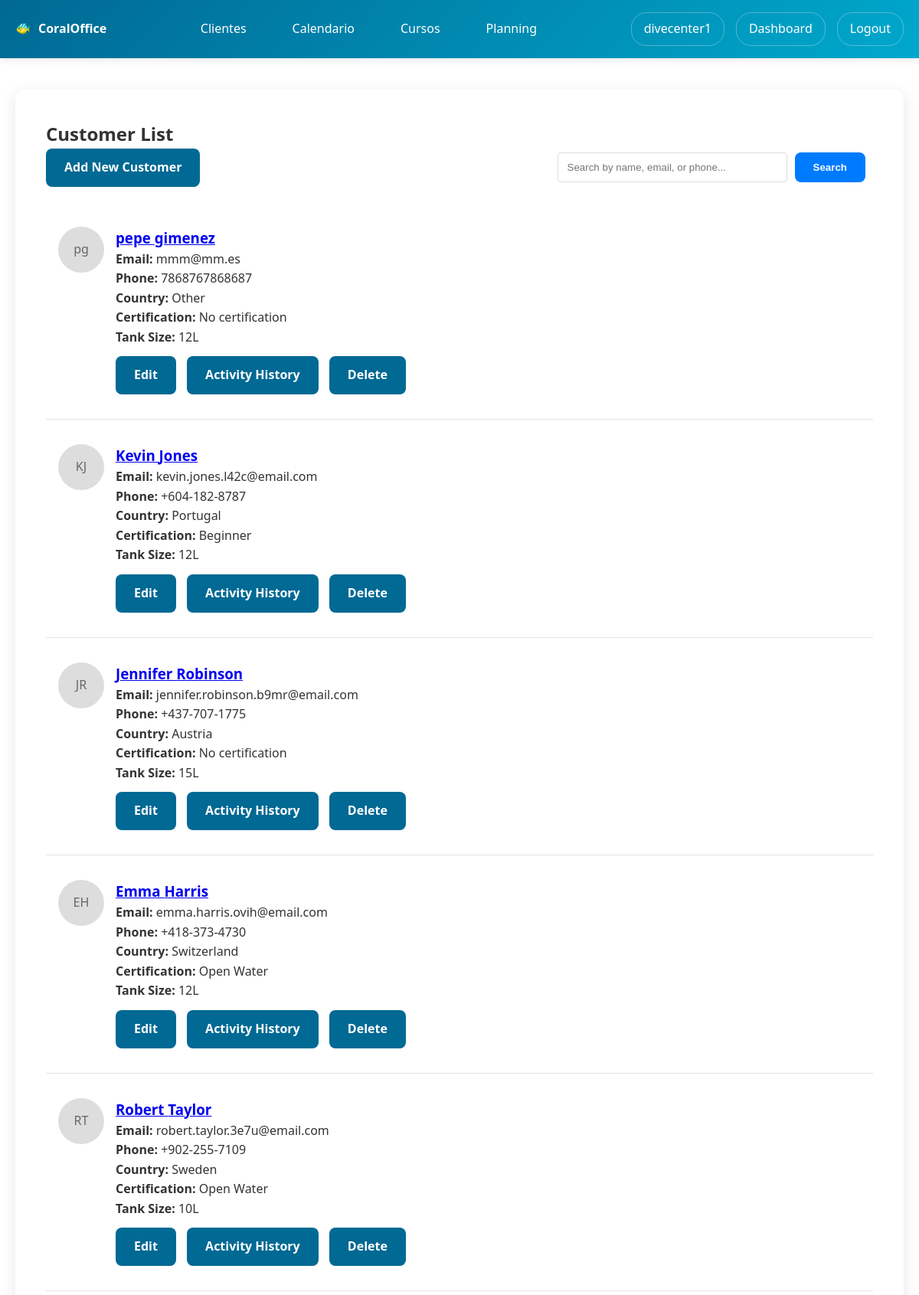
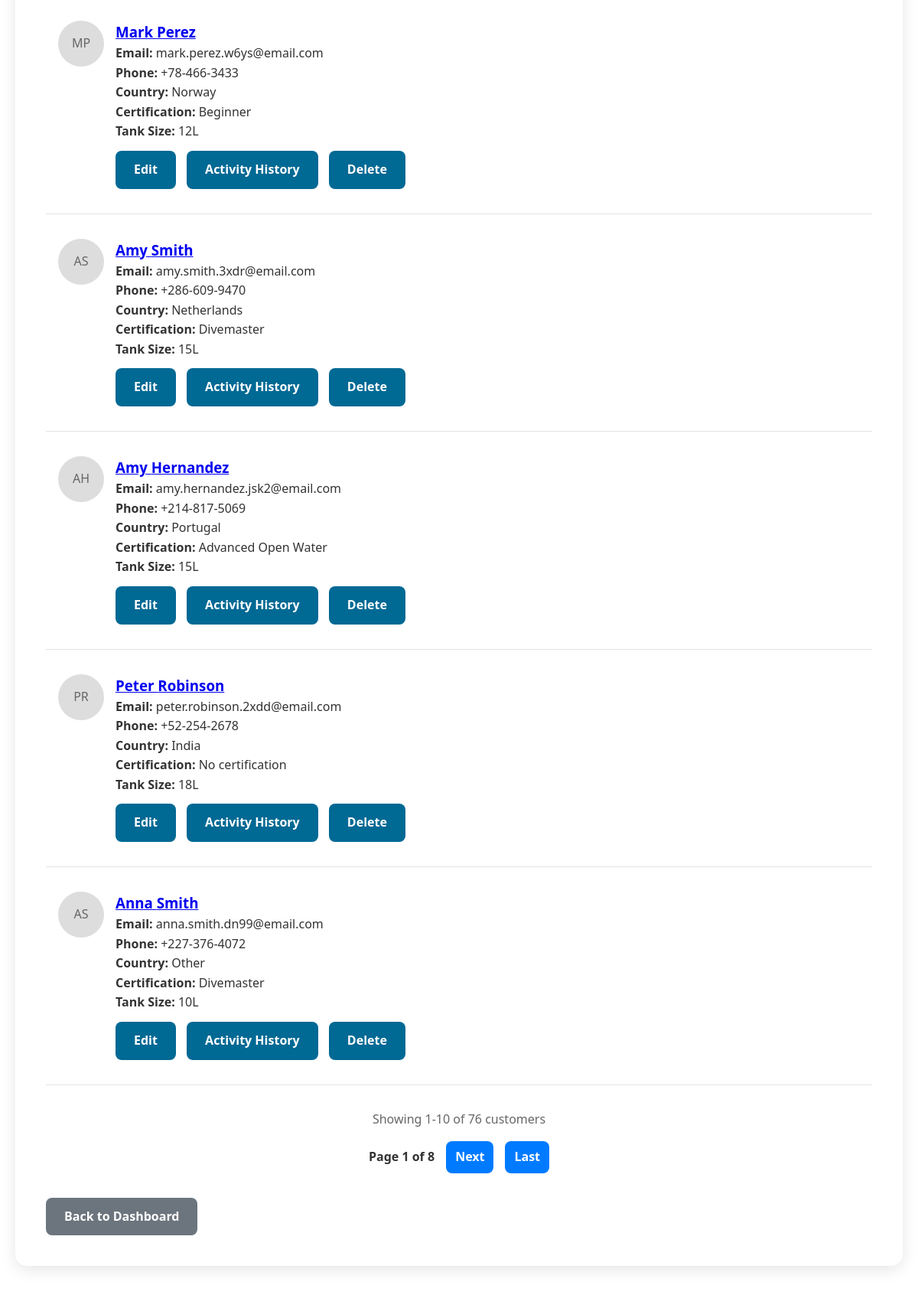
Screenshot of /users/customers/ (signed in, upper part) with the database file from the repository (2 pictures, top to bottom).
### users/models.py (models this page shows, shortened)
class Customer(models.Model):
    DIVING_LEVEL_CHOICES = [
        ('NONE', 'No certification'),
        ('BEGINNER', 'Beginner'),
        ('OPEN_WATER', 'Open Water'),
        ('ADVANCED_OPEN_WATER', 'Advanced Open Water'),
        ('RESCUE_DIVER', 'Rescue Diver'),
        ('DIVEMASTER', 'Divemaster'),
        ('INSTRUCTOR', 'Instructor'),
    ]
    LANGUAGE_CHOICES = [
        ('EN', 'English'),
        ('ES', 'Spanish'),
        ('FR', 'French'),
        ('CAT', 'Catalan'),
        ('OTHER', 'Other'),
    ]
    COUNTRY_CHOICES = [
        ('US', 'United States'),
        ('CA', 'Canada'),
        ('GB', 'United Kingdom'),
        ('FR', 'France'),
        ('DE', 'Germany'),
        ('IT', 'Italy'),
        ('ES', 'Spain'),
        ('PT', 'Portugal'),
        ('NL', 'Netherlands'),
        ('BE', 'Belgium'),
        ('CH', 'Switzerland'),
        ('AT', 'Austria'),
        ('SE', 'Sweden'),
        ('NO', 'Norway'),
        ('DK', 'Denmark'),
        ('FI', 'Finland'),
        ('IN', 'India'),
        ('OTHER', 'Other'),
    ]
    diving_center = models.ForeignKey(User, on_delete=models.CASCADE, related_name='customers')
    first_name = models.CharField(max_length=50)
    last_name = models.CharField(max_length=50)
    email = models.EmailField()
    phone_number = models.CharField(max_length=20)
    country = models.CharField(max_length=10, choices=COUNTRY_CHOICES, default='OTHER')
    language = models.CharField(max_length=10, choices=LANGUAGE_CHOICES, default='EN')
    birthday = models.DateField(null=True, blank=True)
    certification_level = models.CharField(max_length=50, choices=DIVING_LEVEL_CHOICES, default='NONE')
    emergency_contact = models.CharField(max_length=100, blank=True)
    medical_conditions = models.TextField(blank=True)
    weight = models.FloatField(null=True, blank=True, help_text="Weight in kg")
    height = models.FloatField(null=True, blank=True, help_text="Height in cm")
    foot_size = models.FloatField(null=True, blank=True, help_text="Foot size (EU)")
    default_tank_size = models.CharField(max_length=10, choices=[
        ('10L', '10 Liters'),
        ('12L', '12 Liters'),
        ('15L', '15 Liters'),
        ('18L', '18 Liters'),
    ], default='12L', help_text="Default tank size for this customer")
    profile_picture = models.ImageField(upload_to='customer_profiles/', null=True, blank=True)
    diving_licence = models.FileField(upload_to='customer_documents/licences/', null=True, blank=True)
    diving_insurance = models.FileField(upload_to='customer_documents/insurance/', null=True, blank=True)
    medical_check = models.FileField(upload_to='customer_documents/medical/', null=True, blank=True)
    created_at = models.DateTimeField(auto_now_add=True)

### users/views.py (the view, shortened to what this page needs)
# urls.py: path('customers/', views.customer_list, name='customer_list'),
@login_required
def customer_list(request):
    if not request.user.userprofile.is_diving_center:
        messages.error(request, 'Access denied.')
        return redirect('users:profile')
    customers = Customer.objects.filter(diving_center=request.user)
    search_query = request.GET.get('search', '').strip()
    from django.core.paginator import Paginator
    paginator = Paginator(customers, 10)  # Show 10 customers per page
    page_number = request.GET.get('page')
    customers_page = paginator.get_page(page_number)
    return render(request, 'users/customer_list.html', {
        'customers': customers_page,
        'search_query': search_query,
        'total_customers': customers.count()
    })

### users/templates/users/customer_list.html (shortened to what this page needs)
{% extends 'users/base.html' %}
{% block users_content %}
<h2>Customer List</h2>
<div style="display: flex; justify-content: space-between; align-items: center; margin-bottom: 20px;">
    <a href="{% url 'users:add_customer' %}" class="btn">Add New Customer</a>
    <form method="get" style="display: flex; gap: 10px;">
        <input type="text" name="search" value="{{ search_query|default:'' }}"
               placeholder="Search by name, email, or phone..."
               style="padding: 8px 12px; border: 1px solid #ddd; border-radius: 4px; width: 300px;">
        <button type="submit" class="btn" style="background-color: #007bff;">
             Search
        </button>
    </form>
</div>
{% for customer in customers %}
            <div class="customer-card" style="border-bottom: 1px solid #e3e3e3; padding: 2rem 1rem;">
                <div style="display: flex; align-items: start; gap: 15px;">
                    <div style="flex-shrink: 0;">
                        {% if customer.profile_picture %}
                            <img src="{{ customer.profile_picture.url }}" alt="{{ customer.first_name }}" style="width: 60px; height: 60px; border-radius: 50%; object-fit: cover;">
                        {% else %}
                            <div style="width: 60px; height: 60px; border-radius: 50%; background: #ddd; display: flex; align-items: center; justify-content: center; color: #666;">
                                {{ customer.first_name.0 }}{{ customer.last_name.0 }}
                            </div>
                        {% endif %}
                    </div>
                    <div style="flex: 1;">
                        <h3><a href="{% url 'users:edit_customer' customer.id %}">{{ customer.first_name }} {{ customer.last_name }}</a></h3>
                        <p><strong>Email:</strong> {{ customer.email }}</p>
                        <p><strong>Phone:</strong> {{ customer.phone_number }}</p>
                        <p><strong>Country:</strong> {{ customer.get_country_display }}</p>
                        <p><strong>Certification:</strong> {{ customer.get_certification_level_display }}</p>
                        <p style="margin-bottom: .75rem;"><strong>Tank Size:</strong> {{ customer.default_tank_size }}</p>
                        <div class="customer-actions">
                            <a href="{% url 'users:edit_customer' customer.id %}" class="btn btn-edit">Edit</a>
                            <a href="{% url 'users:customer_activity_history' customer.id %}" class="btn btn-history">Activity History</a>
                            <a href="{% url 'users:delete_customer' customer.id %}" class="btn btn-delete">Delete</a>
                        </div>
                    </div>
                </div>
            </div>
            {% endfor %}
{% if customers.has_other_pages %}
<div class="pagination-container" style="margin: 2rem 0; text-align: center;">
    <div class="pagination-info" style="margin-bottom: 1rem; color: #666;">
        Showing {{ customers.start_index }}-{{ customers.end_index }} of {{ total_customers }} customer{{ total_customers|pluralize }}
    </div>
    <div class="pagination" style="display: inline-flex; gap: 5px; align-items: center;">
        <span style="margin: 0 10px; font-weight: bold;">
            Page {{ customers.number }} of {{ customers.paginator.num_pages }}
        </span>
        {% if customers.has_next %}
            <a href="?page={{ customers.next_page_number }}{% if search_query %}&search={{ search_query }}{% endif %}" class="btn" style="padding: 8px 12px; background-color: #007bff;">Next</a>
            <a href="?page={{ customers.paginator.num_pages }}{% if search_query %}&search={{ search_query }}{% endif %}" class="btn" style="padding: 8px 12px; background-color: #007bff;">Last</a>
        {% endif %}
    </div>
</div>
{% endif %}
<a href="{% url 'users:diving_center_dashboard' %}" class="btn" style="background: #6c757d;">Back to Dashboard</a>
{% endblock %}

### users/templates/users/base.html (shortened to what this page needs)
{% extends 'home/base.html' %}
{% block content %}
<div class="container">
    <div style="background: white; padding: 40px; border-radius: 15px; box-shadow: 0 5px 20px rgba(0,0,0,0.1);">
        {% block users_content %}
        {% endblock %}
    </div>
</div>
{% endblock %}

### home/templates/home/base.html (shortened to what this page needs)
<!DOCTYPE html>
<html lang="en">
<head>
</head>
<body>
    <header class="header">
        <nav class="nav-container">
            <div class="logo">CoralOffice</div>
            <ul class="nav-menu">
                {% if user.is_authenticated and user.userprofile.is_diving_center %}
                    <li><a href="{% url 'users:customer_list' %}">Clientes</a></li>
                    <li><a href="{% url 'users:calendar_view' %}">Calendario</a></li>
                <li><a href="{% url 'users:courses_list' %}">Cursos</a></li>
<li><a href="{% url 'users:staff_planning' %}">Planning</a></li>
                {% else %}
                    <li><a href="{% url 'home:home' %}">Home</a></li>
                    <li><a href="{% url 'home:services' %}">Services</a></li>
                    <li><a href="{% url 'home:about' %}">About</a></li>
                    <li><a href="{% url 'home:contact' %}">Contact</a></li>
                {% endif %}
            </ul>
            <div class="user-menu">
                {% if user.is_authenticated %}
                    <a href="{% url 'users:profile' %}">{{ user.username }}</a>
                    {% if user.userprofile.is_diving_center %}
                        <a href="{% url 'users:diving_center_dashboard' %}">Dashboard</a>
                    {% endif %}
                    <a href="{% url 'users:logout' %}">Logout</a>
                {% else %}
                    <a href="{% url 'users:login' %}">Login</a>
                {% endif %}
            </div>
        </nav>
    </header>
    <main class="main-content">
        {% block content %}
        {% endblock %}
    </main>
</body>
</html>

### home/templates/home/base.html (style rules this page uses)
* { margin: 0; padding: 0; box-sizing: border-box; }
body { font-family: 'Segoe UI', Tahoma, Geneva, Verdana, sans-serif; line-height: 1.6; color: #333; }
.header { background: linear-gradient(135deg, #006994, #00a8cc); color: white; padding: 1rem 0; box-shadow: 0 2px 10px rgba(0,0,0,0.1); position: relative; }
.nav-container { max-width: 1200px; margin: 0 auto; display: flex; justify-content: space-between; align-items: center; padding: 0 20px; }
.logo { font-size: 1rem; font-weight: bold; display: flex; align-items: center; z-index: 1001; }
.logo::before { content: '🐠'; margin-right: 10px; }
.nav-menu { display: flex; list-style: none; gap: 30px; }
.nav-menu a { color: white; text-decoration: none; padding: 10px 15px; border-radius: 5px; transition: background 0.3s; }
.user-menu { display: flex; align-items: center; gap: 15px; }
.user-menu a { color: white; text-decoration: none; padding: 8px 16px; border: 1px solid rgba(255,255,255,0.3); border-radius: 20px; transition: all 0.3s; }
.main-content { min-height: calc(100vh - 140px); padding: 40px 0; }
.container { max-width: 1200px; margin: 0 auto; padding: 0 20px; }

### users/templates/users/base.html (style rules this page uses)
.btn { padding: 12px 24px; background: #006994; color: white; border: none; border-radius: 8px; cursor: pointer; text-decoration: none; display: inline-block; font-weight: bold; transition: background 0.3s; margin-right: 10px; }

### rows the page displays
Customer: first_name.0 "p", last_name.0 "g", first_name "pepe", last_name "gimenez", email "mmm@mm.es", phone_number "7868767868687", country "Other", certification_level "No certification", default_tank_size "12L"
Customer: first_name.0 "K", last_name.0 "J", first_name "Kevin", last_name "Jones", email "kevin.jones.l42c@email.com", phone_number "+604-182-8787", country "Portugal", certification_level "Beginner", default_tank_size "12L"
Customer: first_name.0 "J", last_name.0 "R", first_name "Jennifer", last_name "Robinson", email "jennifer.robinson.b9mr@email.com", phone_number "+437-707-1775", country "Austria", certification_level "No certification", default_tank_size "15L"
Customer: first_name.0 "E", last_name.0 "H", first_name "Emma", last_name "Harris", email "emma.harris.ovih@email.com", phone_number "+418-373-4730", country "Switzerland", certification_level "Open Water", default_tank_size "12L"
Customer: first_name.0 "R", last_name.0 "T", first_name "Robert", last_name "Taylor", email "robert.taylor.3e7u@email.com", phone_number "+902-255-7109", country "Sweden", certification_level "Open Water", default_tank_size "10L"
Customer: first_name.0 "M", last_name.0 "P", first_name "Mark", last_name "Perez", email "mark.perez.w6ys@email.com", phone_number "+78-466-3433", country "Norway", certification_level "Beginner", default_tank_size "12L"
Customer: first_name.0 "A", last_name.0 "S", first_name "Amy", last_name "Smith", email "amy.smith.3xdr@email.com", phone_number "+286-609-9470", country "Netherlands", certification_level "Divemaster", default_tank_size "15L"
Customer: first_name.0 "A", last_name.0 "H", first_name "Amy", last_name "Hernandez", email "amy.hernandez.jsk2@email.com", phone_number "+214-817-5069", country "Portugal", certification_level "Advanced Open Water", default_tank_size "15L"
Customer: first_name.0 "P", last_name.0 "R", first_name "Peter", last_name "Robinson", email "peter.robinson.2xdd@email.com", phone_number "+52-254-2678", country "India", certification_level "No certification", default_tank_size "18L"
Customer: first_name.0 "A", last_name.0 "S", first_name "Anna", last_name "Smith", email "anna.smith.dn99@email.com", phone_number "+227-376-4072", country "Other", certification_level "Divemaster", default_tank_size "10L"

### other values shown
{{ user.username }} "divecenter1"
{{ customers.start_index }} "1"
{{ customers.end_index }} "10"
{{ total_customers }} "76"
{{ customers.number }} "1"
{{ customers.paginator.num_pages }} "8"
